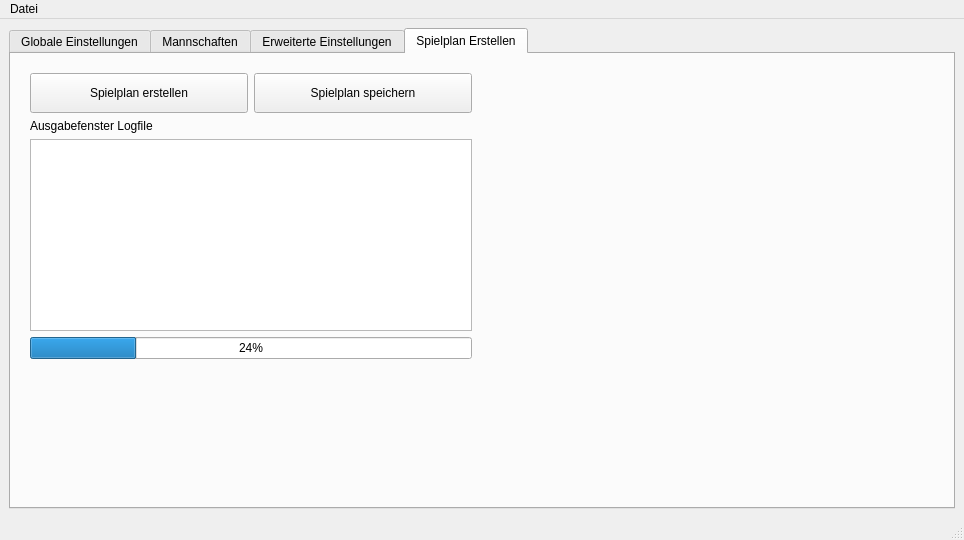
<?xml version="1.0" encoding="UTF-8"?>
<ui version="4.0">
 <class>MainWindow</class>
 <widget class="QMainWindow" name="MainWindow">
  <property name="geometry">
   <rect>
    <x>0</x>
    <y>0</y>
    <width>964</width>
    <height>539</height>
   </rect>
  </property>
  <property name="windowTitle">
   <string>MainWindow</string>
  </property>
  <widget class="QWidget" name="centralwidget">
   <layout class="QGridLayout" name="gridLayout_5">
    <item row="0" column="0">
     <widget class="QTabWidget" name="tabWidget">
      <property name="currentIndex">
       <number>3</number>
      </property>
      <widget class="QWidget" name="tab_1">
       <attribute name="title">
        <string>Globale Einstellungen</string>
       </attribute>
       <layout class="QGridLayout" name="gridLayout_6"/>
      </widget>
      <widget class="QWidget" name="tab_2">
       <attribute name="title">
        <string>Mannschaften</string>
       </attribute>
       <layout class="QGridLayout" name="gridLayout_11">
        <item row="0" column="0">
         <layout class="QHBoxLayout" name="horizontalLayout_6">
          <item>
           <layout class="QGridLayout" name="gridLayout_7">
            <property name="leftMargin">
             <number>10</number>
            </property>
            <property name="topMargin">
             <number>10</number>
            </property>
            <property name="rightMargin">
             <number>10</number>
            </property>
            <property name="bottomMargin">
             <number>10</number>
            </property>
            <item row="2" column="0">
             <layout class="QHBoxLayout" name="horizontalLayout_7">
              <item>
               <widget class="QPushButton" name="pushButton_add_team">
                <property name="minimumSize">
                 <size>
                  <width>0</width>
                  <height>30</height>
                 </size>
                </property>
                <property name="text">
                 <string>Verein hinzufügen</string>
                </property>
               </widget>
              </item>
              <item>
               <widget class="QPushButton" name="pushButton_remove_team">
                <property name="minimumSize">
                 <size>
                  <width>0</width>
                  <height>30</height>
                 </size>
                </property>
                <property name="text">
                 <string>Verein entfernen</string>
                </property>
               </widget>
              </item>
             </layout>
            </item>
            <item row="1" column="0">
             <widget class="QListWidget" name="listWidget_teams">
              <property name="minimumSize">
               <size>
                <width>300</width>
                <height>0</height>
               </size>
              </property>
             </widget>
            </item>
            <item row="0" column="0">
             <widget class="QLabel" name="label_5">
              <property name="text">
               <string>Mannschaften Übersicht</string>
              </property>
             </widget>
            </item>
           </layout>
          </item>
          <item>
           <spacer name="horizontalSpacer_5">
            <property name="orientation">
             <enum>Qt::Horizontal</enum>
            </property>
            <property name="sizeHint" stdset="0">
             <size>
              <width>13</width>
              <height>433</height>
             </size>
            </property>
           </spacer>
          </item>
          <item>
           <layout class="QGridLayout" name="gridLayout_8">
            <property name="leftMargin">
             <number>10</number>
            </property>
            <property name="topMargin">
             <number>10</number>
            </property>
            <property name="rightMargin">
             <number>10</number>
            </property>
            <property name="bottomMargin">
             <number>10</number>
            </property>
            <item row="2" column="0">
             <layout class="QHBoxLayout" name="horizontalLayout_8">
              <item>
               <widget class="QDateEdit" name="dateEdit_home_match_date">
                <property name="minimumSize">
                 <size>
                  <width>90</width>
                  <height>30</height>
                 </size>
                </property>
                <property name="calendarPopup">
                 <bool>true</bool>
                </property>
               </widget>
              </item>
              <item>
               <spacer name="horizontalSpacer_6">
                <property name="orientation">
                 <enum>Qt::Horizontal</enum>
                </property>
                <property name="sizeHint" stdset="0">
                 <size>
                  <width>40</width>
                  <height>20</height>
                 </size>
                </property>
               </spacer>
              </item>
              <item>
               <widget class="QPushButton" name="pushButton_add_home_match_date">
                <property name="sizePolicy">
                 <sizepolicy hsizetype="Fixed" vsizetype="Fixed">
                  <horstretch>0</horstretch>
                  <verstretch>0</verstretch>
                 </sizepolicy>
                </property>
                <property name="minimumSize">
                 <size>
                  <width>30</width>
                  <height>30</height>
                 </size>
                </property>
                <property name="maximumSize">
                 <size>
                  <width>30</width>
                  <height>30</height>
                 </size>
                </property>
                <property name="text">
                 <string>+</string>
                </property>
                <property name="flat">
                 <bool>false</bool>
                </property>
               </widget>
              </item>
              <item>
               <widget class="QPushButton" name="pushButton_remove_home_match_date">
                <property name="minimumSize">
                 <size>
                  <width>0</width>
                  <height>30</height>
                 </size>
                </property>
                <property name="maximumSize">
                 <size>
                  <width>30</width>
                  <height>30</height>
                 </size>
                </property>
                <property name="text">
                 <string>-</string>
                </property>
               </widget>
              </item>
             </layout>
            </item>
            <item row="0" column="0">
             <widget class="QLabel" name="label_home_match_dates">
              <property name="text">
               <string>Heimspieltermine</string>
              </property>
             </widget>
            </item>
            <item row="1" column="0">
             <widget class="QListWidget" name="listWidget_home_match_dates"/>
            </item>
           </layout>
          </item>
          <item>
           <layout class="QGridLayout" name="gridLayout_9">
            <property name="leftMargin">
             <number>10</number>
            </property>
            <property name="topMargin">
             <number>10</number>
            </property>
            <property name="rightMargin">
             <number>10</number>
            </property>
            <property name="bottomMargin">
             <number>10</number>
            </property>
            <item row="1" column="0">
             <widget class="QListWidget" name="listWidget_blocked_match_dates"/>
            </item>
            <item row="2" column="0">
             <layout class="QHBoxLayout" name="horizontalLayout_9">
              <item>
               <widget class="QDateEdit" name="dateEdit_blocked_match_date">
                <property name="minimumSize">
                 <size>
                  <width>90</width>
                  <height>30</height>
                 </size>
                </property>
                <property name="calendarPopup">
                 <bool>true</bool>
                </property>
               </widget>
              </item>
              <item>
               <spacer name="horizontalSpacer_7">
                <property name="orientation">
                 <enum>Qt::Horizontal</enum>
                </property>
                <property name="sizeHint" stdset="0">
                 <size>
                  <width>40</width>
                  <height>20</height>
                 </size>
                </property>
               </spacer>
              </item>
              <item>
               <widget class="QPushButton" name="pushButton_add_blocked_match_date">
                <property name="minimumSize">
                 <size>
                  <width>30</width>
                  <height>30</height>
                 </size>
                </property>
                <property name="maximumSize">
                 <size>
                  <width>30</width>
                  <height>30</height>
                 </size>
                </property>
                <property name="text">
                 <string>+</string>
                </property>
               </widget>
              </item>
              <item>
               <widget class="QPushButton" name="pushButton_remove_blocked_match_date">
                <property name="minimumSize">
                 <size>
                  <width>30</width>
                  <height>30</height>
                 </size>
                </property>
                <property name="maximumSize">
                 <size>
                  <width>30</width>
                  <height>30</height>
                 </size>
                </property>
                <property name="text">
                 <string>-</string>
                </property>
               </widget>
              </item>
             </layout>
            </item>
            <item row="0" column="0">
             <widget class="QLabel" name="label_blocked_match_dates">
              <property name="text">
               <string>Gesperrte Termine</string>
              </property>
             </widget>
            </item>
           </layout>
          </item>
          <item>
           <layout class="QGridLayout" name="gridLayout_10">
            <property name="leftMargin">
             <number>10</number>
            </property>
            <property name="topMargin">
             <number>10</number>
            </property>
            <property name="rightMargin">
             <number>10</number>
            </property>
            <property name="bottomMargin">
             <number>10</number>
            </property>
            <item row="1" column="0">
             <widget class="QListWidget" name="listWidget_unwanted_match_dates"/>
            </item>
            <item row="2" column="0">
             <layout class="QHBoxLayout" name="horizontalLayout_10">
              <item>
               <widget class="QDateEdit" name="dateEdit_unwanted_match_date">
                <property name="minimumSize">
                 <size>
                  <width>90</width>
                  <height>30</height>
                 </size>
                </property>
                <property name="calendarPopup">
                 <bool>true</bool>
                </property>
               </widget>
              </item>
              <item>
               <spacer name="horizontalSpacer_8">
                <property name="orientation">
                 <enum>Qt::Horizontal</enum>
                </property>
                <property name="sizeHint" stdset="0">
                 <size>
                  <width>40</width>
                  <height>20</height>
                 </size>
                </property>
               </spacer>
              </item>
              <item>
               <widget class="QPushButton" name="pushButton_add_unwanted_match_date">
                <property name="minimumSize">
                 <size>
                  <width>30</width>
                  <height>30</height>
                 </size>
                </property>
                <property name="maximumSize">
                 <size>
                  <width>30</width>
                  <height>30</height>
                 </size>
                </property>
                <property name="text">
                 <string>+</string>
                </property>
               </widget>
              </item>
              <item>
               <widget class="QPushButton" name="pushButton_remove_unwanted_match_date">
                <property name="minimumSize">
                 <size>
                  <width>30</width>
                  <height>30</height>
                 </size>
                </property>
                <property name="maximumSize">
                 <size>
                  <width>30</width>
                  <height>30</height>
                 </size>
                </property>
                <property name="text">
                 <string>-</string>
                </property>
               </widget>
              </item>
             </layout>
            </item>
            <item row="0" column="0">
             <widget class="QLabel" name="label_unwanted_match_dates">
              <property name="text">
               <string>Unerwünschte Termine</string>
              </property>
             </widget>
            </item>
           </layout>
          </item>
         </layout>
        </item>
       </layout>
      </widget>
      <widget class="QWidget" name="tab">
       <attribute name="title">
        <string>Erweiterte Einstellungen</string>
       </attribute>
      </widget>
      <widget class="QWidget" name="tab_3">
       <attribute name="title">
        <string>Spielplan Erstellen</string>
       </attribute>
       <layout class="QGridLayout" name="gridLayout_2">
        <item row="0" column="0">
         <layout class="QGridLayout" name="gridLayout">
          <property name="leftMargin">
           <number>10</number>
          </property>
          <property name="topMargin">
           <number>10</number>
          </property>
          <property name="rightMargin">
           <number>10</number>
          </property>
          <property name="bottomMargin">
           <number>10</number>
          </property>
          <item row="3" column="0">
           <widget class="QProgressBar" name="progressBar_matchplan_generation">
            <property name="enabled">
             <bool>true</bool>
            </property>
            <property name="value">
             <number>24</number>
            </property>
           </widget>
          </item>
          <item row="2" column="0">
           <widget class="QTextEdit" name="textEdit_ligaman_pro_output">
            <property name="readOnly">
             <bool>true</bool>
            </property>
           </widget>
          </item>
          <item row="4" column="0">
           <spacer name="verticalSpacer">
            <property name="orientation">
             <enum>Qt::Vertical</enum>
            </property>
            <property name="sizeHint" stdset="0">
             <size>
              <width>20</width>
              <height>40</height>
             </size>
            </property>
           </spacer>
          </item>
          <item row="0" column="0">
           <layout class="QHBoxLayout" name="horizontalLayout">
            <item>
             <widget class="QPushButton" name="pushButton_generate_matchplan">
              <property name="minimumSize">
               <size>
                <width>0</width>
                <height>40</height>
               </size>
              </property>
              <property name="text">
               <string>Spielplan erstellen</string>
              </property>
             </widget>
            </item>
            <item>
             <widget class="QPushButton" name="pushButton_download_matchplan">
              <property name="minimumSize">
               <size>
                <width>0</width>
                <height>40</height>
               </size>
              </property>
              <property name="text">
               <string>Spielplan speichern</string>
              </property>
             </widget>
            </item>
           </layout>
          </item>
          <item row="1" column="0">
           <widget class="QLabel" name="label">
            <property name="sizePolicy">
             <sizepolicy hsizetype="Preferred" vsizetype="Fixed">
              <horstretch>0</horstretch>
              <verstretch>0</verstretch>
             </sizepolicy>
            </property>
            <property name="text">
             <string>Ausgabefenster Logfile</string>
            </property>
           </widget>
          </item>
         </layout>
        </item>
        <item row="0" column="1">
         <spacer name="horizontalSpacer_2">
          <property name="orientation">
           <enum>Qt::Horizontal</enum>
          </property>
          <property name="sizeHint" stdset="0">
           <size>
            <width>40</width>
            <height>20</height>
           </size>
          </property>
         </spacer>
        </item>
       </layout>
      </widget>
     </widget>
    </item>
    <item row="0" column="1">
     <spacer name="horizontalSpacer">
      <property name="orientation">
       <enum>Qt::Horizontal</enum>
      </property>
      <property name="sizeHint" stdset="0">
       <size>
        <width>40</width>
        <height>20</height>
       </size>
      </property>
     </spacer>
    </item>
   </layout>
  </widget>
  <widget class="QMenuBar" name="menubar">
   <property name="geometry">
    <rect>
     <x>0</x>
     <y>0</y>
     <width>964</width>
     <height>21</height>
    </rect>
   </property>
   <widget class="QMenu" name="menuDatei">
    <property name="title">
     <string>Datei</string>
    </property>
   </widget>
   <addaction name="menuDatei"/>
  </widget>
  <widget class="QStatusBar" name="statusbar"/>
 </widget>
 <resources/>
 <connections/>
</ui>
